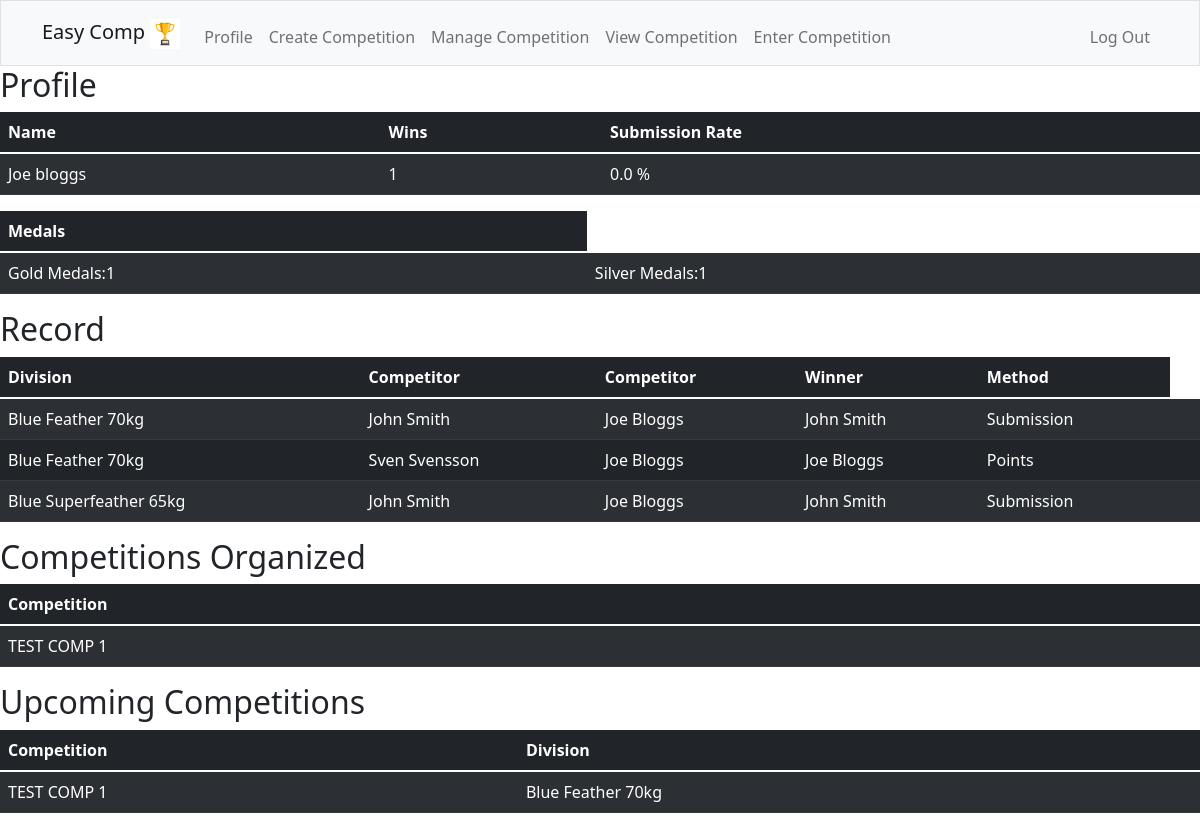
Screenshot of / (signed in) with the database file from the repository.
### tables this page shows
CREATE TABLE matchresults (
    id TEXT NOT NULL,
    comp_id INTEGER NOT NULL,
    div_id INTEGER NOT NULL,
    div_name TEXT NOT NULL,
    competitor1_name TEXT NOT NULL,
    competitor2_name TEXT NOT NULL,
    winner TEXT NOT NULL,
    method TEXT NOT NULL,
    PRIMARY KEY(id)
    FOREIGN KEY(comp_id) REFERENCES competitions(id),
    FOREIGN KEY(div_id) REFERENCES divisions(id)
);

CREATE TABLE competitions (
    id INTEGER NOT NULL,
    name TEXT NOT NULL UNIQUE,
    format TEXT NOT NULL,
    organizer_id INTEGER NOT NULL,
    PRIMARY KEY(id),
    FOREIGN KEY(organizer_id) REFERENCES users(id)
);

CREATE TABLE divisions (
    id INTEGER NOT NULL,
    name TEXT NOT NULL,
    comp_id INTEGER NOT NULL,
    comp_name TEXT NOT NULL,
    PRIMARY KEY(id),
    FOREIGN KEY(comp_id) REFERENCES competitions(id)
    FOREIGN KEY(comp_name) REFERENCES competitions(name)
);

### app.py (the view)
@app.route("/")
@login_required
def index():
    rows = db.execute("SELECT * FROM users WHERE id = ?", session["user_id"])
    firstname = rows[0]["firstname"]
    lastname = rows[0]["lastname"]
    name = firstname + " " + lastname
    competitions = []
    rows = db.execute("SELECT * FROM competitions WHERE organizer_id = ?", session["user_id"])
    for i in range(len(rows)):
        competition = rows[i]["name"]
        competitions.append(competition)
    rows = db.execute("SELECT DISTINCT comp_name, name FROM divisions INNER JOIN competitors on competitors.division_id = divisions.id WHERE competitor_id = ?", session["user_id"])
    entered = rows
    rows = db.execute("SELECT COUNT (*) FROM matchresults WHERE winner = ?", name)
    wins = rows[0]["COUNT (*)"]
    if wins == 0:
        submissionrate = 0
    else:
        submission = "submission"
        rows = db.execute("SELECT COUNT (*) FROM matchresults WHERE winner = ? AND method = ? ", name, submission)
        submissions = rows[0]["COUNT (*)"]
        submissionrate = (submissions / wins) * 100
    rows = db.execute("SELECT COUNT (*) FROM competition_results WHERE gold = ?", name)
    gold = rows[0]["COUNT (*)"]
    rows = db.execute("SELECT COUNT (*) FROM competition_results WHERE silver = ?", name)
    silver = rows[0]["COUNT (*)"]
    results = db.execute("SELECT DISTINCT id, div_name, competitor1_name, competitor2_name, winner, method FROM matchresults WHERE competitor1_name OR competitor2_name = ?", name)
    return render_template("index.html", name=name, wins=wins, submissionrate=submissionrate, gold=gold, silver=silver, results=results, competitions=competitions, entered=entered)

### app.py (called while the page is built)
@app.after_request
def after_request(response):
    response.headers["Cache-Control"] = "no-cache, no-store, must-revalidate"
    response.headers["Expires"] = 0
    response.headers["Pragma"] = "no-cache"
    return response

### helpers.py (called while the page is built)
def login_required(f):
    @wraps(f)
    def decorated_function(*args, **kwargs):
        if session.get("user_id") is None:
            return redirect("/login")
        return f(*args, **kwargs)
    return decorated_function

### templates/index.html
{% extends "layout.html" %}
{% block main %}
<h2>Profile</h2>
<table class="table table-dark table-striped" aria-label="uservictories">
    <thead>
        <tr>
            <th>Name</th>
            <th>Wins</th>
            <th>Submission Rate</th>
        </tr>
    </thead>
    <tbody>
        <tr>
            <td>{{ name | capitalize }}</td>
            <td>{{ wins }}</td>
            <td>{{ submissionrate }} %</td>
        </tr>
    </tbody>
</table>
<table class="table table-dark table-striped" aria-label="usersmedals">
    <thead>
        <tr>
            <th>Medals</th>
        </tr>
    </thead>
    <tbody>
        <tr>
            <td>Gold Medals:{{ gold }} </td>
            <td>Silver Medals:{{ silver }} </td>
        </tr>
    </tbody>
</table>
<h2>Record</h2>
<table class="table table-dark table-striped" aria-label="usersrecord">
    <thead>
        <tr>
            <th>Division</th>
            <th>Competitor</th>
            <th>Competitor</th>
            <th>Winner</th>
            <th>Method</th>
        </tr>
    </thead>
    <tbody>
      {% for result in results %}
        <tr>
            <td>{{ result['div_name'] }}</td>
            <td>{{ result['competitor1_name'] }}</td>
            <td>{{ result['competitor2_name'] }}</td>
            <td>{{ result['winner'] }}</td>
            <td>{{ result['method']| capitalize  }}</td>
            <td>
          </td>
        </tr>
        {% endfor %}
    </tbody>
  </table>
<table class="table table-dark table-striped" aria-label="userscompetitions">
    <h2>Competitions Organized</h2>
    <thead>
        <th>Competition</th>
    </thead>
    <tbody>
        {% for competition in competitions %}
        <tr>
            <td>{{ competition }}</td>
        </tr>
        {% endfor %}
    </tbody>
</table>
<table class="table table-dark table-striped" aria-label="usersupcomingcompetitions">
    <h2>Upcoming Competitions</h2>
    <thead>
        <th>Competition</th>
        <th>Division</th>
    </thead>
    <tbody>
        {% for entry in entered %}
        <tr>
            <td>{{ entry["comp_name"]}}</td>
            <td>{{ entry["name"]}}</td>
         </tr>
        {% endfor %}
    </tbody>
</table>
{% endblock %}

### templates/layout.html (shortened to what this page needs)
<!DOCTYPE html>
<html lang="en">
    <head>
         <link href="https://cdn.jsdelivr.net/npm/bootstrap@5.1.3/dist/css/bootstrap.min.css" rel="stylesheet">
         <link href="/static/styles.css" rel="stylesheet">
    </head>
    <body>
        <nav class="bg-light border navbar navbar-expand-md navbar-light">
            <div class="container">
                <a class="navbar-brand" href="/"><span class="title">Easy Comp</span>
                    <img src="/static/images/vecteezy_flat-design-trophy-trophy-vector-isolated-on-white-background_6425320.jpg" width="30" height="30" alt="trophy">
                </a>
                <div class="collapse navbar-collapse" id="navbar">
                    {% if session ["user_id"] %}
                    <ul class="navbar-nav me-auto mt-2">
                        <li class="nav-item"><a class="nav-link" href="/">Profile</a></li>
                        <li class="nav-item"><a class="nav-link" href="/create">Create Competition</a></li>
                        <li class="nav-item"><a class="nav-link" href="/manage">Manage Competition</a></li>
                        <li class="nav-item"><a class="nav-link" href="/view">View Competition</a></li>
                        <li class="nav-item"><a class="nav-link" href="/enter">Enter Competition</a></li>
                    </ul>
                    <ul class="navbar-nav ms-auto mt-2">
                        <li class="nav-item"><a class="nav-link" href="/logout">Log Out</a></li>
                    </ul>
                    {% else %}
                    <ul class="navbar-nav ms-auto mt-2">
                        <li class="nav-item"><a class="nav-link" href="/register">Register</a></li>
                    </ul>
                    {% endif %}
                </div>
            </div>
        </nav>
        {% block main %}{% endblock %}
    </body>
</html>

### rows the page displays
matchresults: div_name "Blue Feather 70kg", competitor1_name "John Smith", competitor2_name "Joe Bloggs", winner "John Smith", method "Submission"
matchresults: div_name "Blue Feather 70kg", competitor1_name "Sven Svensson", competitor2_name "Joe Bloggs", winner "Joe Bloggs", method "Points"
matchresults: div_name "Blue Superfeather 65kg", competitor1_name "John Smith", competitor2_name "Joe Bloggs", winner "John Smith", method "Submission"
competitions: name "TEST COMP 1"
divisions: comp_name "TEST COMP 1", name "Blue Feather 70kg"

### other values shown
{{ name | capitalize }} "Joe bloggs"
{{ wins }} "1"
{{ submissionrate }} "0.0"
{{ gold }} "1"
{{ silver }} "1"
